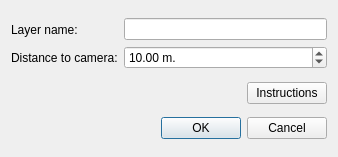
<?xml version="1.0" encoding="UTF-8"?>
<ui version="4.0">
 <class>layerPropertiesDialog</class>
 <widget class="QDialog" name="layerPropertiesDialog">
  <property name="geometry">
   <rect>
    <x>0</x>
    <y>0</y>
    <width>338</width>
    <height>157</height>
   </rect>
  </property>
  <property name="windowTitle">
   <string>Dialog</string>
  </property>
  <layout class="QVBoxLayout" name="verticalLayout_3">
   <item>
    <layout class="QHBoxLayout" name="horizontalLayout">
     <item>
      <layout class="QVBoxLayout" name="verticalLayout_2">
       <item>
        <widget class="QLabel" name="labName">
         <property name="text">
          <string>Layer name: </string>
         </property>
        </widget>
       </item>
       <item>
        <widget class="QLabel" name="labDistance">
         <property name="text">
          <string>Distance to camera:</string>
         </property>
        </widget>
       </item>
      </layout>
     </item>
     <item>
      <layout class="QVBoxLayout" name="verticalLayout">
       <item>
        <widget class="QLineEdit" name="lineEditName"/>
       </item>
       <item>
        <widget class="QDoubleSpinBox" name="doubleSpinBoxDistance">
         <property name="suffix">
          <string> m.</string>
         </property>
         <property name="minimum">
          <double>1.000000000000000</double>
         </property>
         <property name="maximum">
          <double>50000.000000000000000</double>
         </property>
         <property name="singleStep">
          <double>0.500000000000000</double>
         </property>
         <property name="value">
          <double>10.000000000000000</double>
         </property>
        </widget>
       </item>
      </layout>
     </item>
    </layout>
   </item>
   <item>
    <layout class="QHBoxLayout" name="horizontalLayout_2">
     <item>
      <spacer name="horizontalSpacer">
       <property name="orientation">
        <enum>Qt::Horizontal</enum>
       </property>
       <property name="sizeHint" stdset="0">
        <size>
         <width>40</width>
         <height>20</height>
        </size>
       </property>
      </spacer>
     </item>
     <item>
      <widget class="QPushButton" name="btnInstructions">
       <property name="text">
        <string>Instructions</string>
       </property>
      </widget>
     </item>
    </layout>
   </item>
   <item>
    <widget class="QDialogButtonBox" name="buttonBox">
     <property name="orientation">
      <enum>Qt::Horizontal</enum>
     </property>
     <property name="standardButtons">
      <set>QDialogButtonBox::Cancel|QDialogButtonBox::Ok</set>
     </property>
    </widget>
   </item>
  </layout>
 </widget>
 <resources/>
 <connections>
  <connection>
   <sender>buttonBox</sender>
   <signal>accepted()</signal>
   <receiver>layerPropertiesDialog</receiver>
   <slot>accept()</slot>
   <hints>
    <hint type="sourcelabel">
     <x>248</x>
     <y>254</y>
    </hint>
    <hint type="destinationlabel">
     <x>157</x>
     <y>274</y>
    </hint>
   </hints>
  </connection>
  <connection>
   <sender>buttonBox</sender>
   <signal>rejected()</signal>
   <receiver>layerPropertiesDialog</receiver>
   <slot>reject()</slot>
   <hints>
    <hint type="sourcelabel">
     <x>316</x>
     <y>260</y>
    </hint>
    <hint type="destinationlabel">
     <x>286</x>
     <y>274</y>
    </hint>
   </hints>
  </connection>
 </connections>
</ui>
